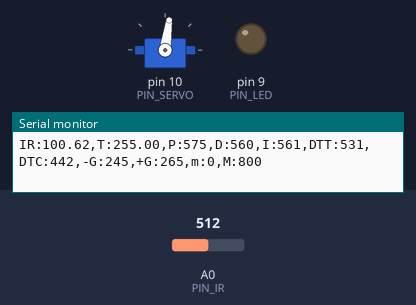
Recording of a sketch running on a simulated Arduino Uno, built with avr-gcc and run on an emulated ATmega328P. Parts: servo, output pins drawn as LEDs (lit = HIGH), the last lines printed to the serial monitor. The test bench sets the inputs (shaded band); at power-on: A0 (PIN_IR) = 512.

Above: at 1.2 s.
1.3 s: A0 (PIN_IR) set to 306
At 1.52 s:
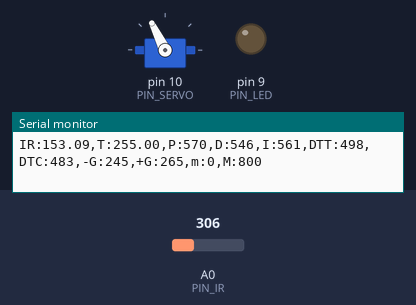
4.3 s: A0 (PIN_IR) set to 420
At 5.5 s:
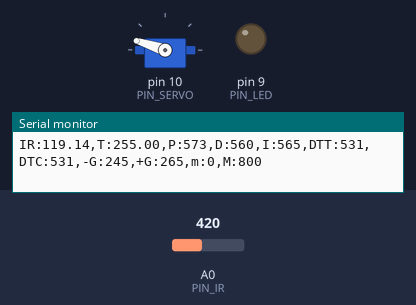
5.8 s: A0 (PIN_IR) set to 122
At 7.3 s:
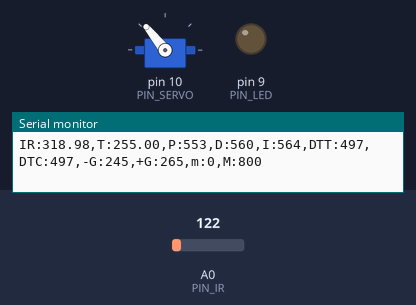
8.8 s: A0 (PIN_IR) set to 0
Timing chart, 0 to 11.6 s (numbered marks = the images above; inputs shaded):
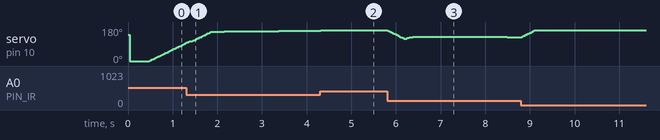

The sketch:

28P14.ino
```cpp
#include <Servo.h>

/////////////////////////////
// Configurable parameters //
/////////////////////////////

// Arduino pin assignment
#define PIN_LED 9                            // [1234] LED를 아두이노의 GPIO 9번 핀에 연결
#define PIN_SERVO 10    //[3152] 서보모터를 아두이노의 10번 핀에 연결
#define PIN_IR A0     //[3158] IR센서를 아두이노의 A0 핀에 연결

// Framework setting
#define _DIST_TARGET 255  //[3166]목표로 하는 탁구공 중심 위치까지 거리255mm로 고정
#define _DIST_MIN 90                       //[3164] 최소 측정 거리 10mm로 고정
#define _DIST_MAX 410   // [3401] 측정 거리의 최댓값를 410mm로 설정

// Distance sensor
#define _DIST_ALPHA 0.2  // [3162] ema 필터의 alpha 값을 0.0으로 설정
#define _KD_ALPHA 0.3
#define DELAY_MICROS 1500

// Servo range
#define _DUTY_MIN 1615   //[3148]  서보의 가동 최소 각도(0)
#define _DUTY_NEU 1915    //[3150] servo neutral position (90 degree)
#define _DUTY_MAX 2215               // [3169] 서보의 최대 가동 각도(180º)

// Servo speed control
#define _SERVO_ANGLE 20   //[3159] 서보의 각도(30º)
//[3150] 레일플레이트가 사용자가 원하는 가동범위를 움직일때, 이를 움직이게 하는 서보모터의 가동범위
#define _SERVO_SPEED 40//[3147]  서보 속도를 30으로 설정

// Event periods
#define _INTERVAL_DIST 20   // [3153] Distance Sensing을 20(ms) 마다 실행한다.
#define _INTERVAL_SERVO 20 // [3401] 서보를 20ms마다 조작하기
#define _INTERVAL_SERIAL 100  // [3151] 시리얼 0.1초 마다 업데이트

// PID parameters
#define _KP 2      // [3158] 비례상수 설정
#define _KD 120
#define _KI 0.0035


//////////////////////
// global variables //
//////////////////////

// Servo instance
Servo myservo;  // [3153] Servo를 제어할 Object를 생성해 준다
// Distance sensor
float dist_target; // location to send the ball
float dist_raw, dist_cali, dist_ema;    //[3160] 실제 거리측정값과 ema필터를 적용한 값을 저장할 변수

// Event periods
unsigned long last_sampling_time_dist, last_sampling_time_servo, last_sampling_time_serial; // [3162] 거리, 서보, 시리얼에 대한 마지막 샘플링 시간을 나타내는 변수
bool event_dist, event_servo, event_serial; // [5283] 거리센서, 서보, 시리얼 모니터의 발생을 지시하는 변수

// Servo speed control
int duty_chg_per_interval;    //[3167] 주기동안 duty 변화량 변수
int duty_target, duty_curr;    // [3157] 서보의 목표위치와 서보에 실제로 입력할 위치

// PID variables
float error_curr, error_prev, control, pterm, dterm, dterm_prev=-1000, iterm; // [3401] 비례 제어를 위한 전에 측정한 오차, 새로 측정한 오차 값, 비례항, 적분항, 미분항 변수
float samples_num = 3;


void setup() {
// initialize GPIO pins for LED and attach servo
  pinMode(PIN_LED, OUTPUT);  // [3155] LED 핀 설정
  myservo.attach(PIN_SERVO);  // [3155] Servo 핀 설정
// initialize global variables
  last_sampling_time_dist = last_sampling_time_servo = last_sampling_time_serial = 0; // [3155] 샘플링 시각 기록 변수 초기화
  event_dist = event_servo = event_serial = false;  // [3155] 이벤트 bool값 초기화
  dist_target = _DIST_TARGET; // [3147] 목표지점 변수 초기화


// move servo to neutral position
  myservo.writeMicroseconds(1980); // [3147] 서보를 중간으로 이동
// initialize serial port
  Serial.begin(57600);                          // [3169] 57600 보드레이트로 아두이노와 통신
// convert angle speed into duty change per interval.
  duty_chg_per_interval = int((_DUTY_MAX - _DUTY_MIN) * (_SERVO_SPEED /  _SERVO_ANGLE) * (float(_INTERVAL_SERVO) / 1000.0));   //[3159] 서보 각속도에 맞추어 센서 인식 간격 변경? [3150] 서보의 각속도를 원하는 Angle로 나누어 interval을 설정한다.

  pterm=dterm=iterm=duty_curr=0;
  iterm=-0.5;
}


void loop() {
/////////////////////
// Event generator // [3155] 설정된 주기마다 이벤트 생성
/////////////////////
  unsigned long time_curr = millis();
  if(time_curr >= last_sampling_time_dist + _INTERVAL_DIST) {
        last_sampling_time_dist += _INTERVAL_DIST;
        event_dist = true;
  }
  if(time_curr >= last_sampling_time_servo + _INTERVAL_SERVO) {
        last_sampling_time_servo += _INTERVAL_SERVO;
        event_servo = true;
  }
  if(time_curr >= last_sampling_time_serial + _INTERVAL_SERIAL) {
        last_sampling_time_serial += _INTERVAL_SERIAL;
        event_serial = true;
  }


////////////////////
// Event handlers //
////////////////////

  if(event_dist) {
    event_dist = false;
  // get a distance reading from the distance sensor
    float dist_filtered = ir_distance_filtered();  // [3157] 적외선 선세로 측정한 값에 필터를 적용한 값

  // PID control logic
    error_curr = _DIST_TARGET - dist_filtered; // [3158] 목표값 에서 현재값을 뺀 값이 오차값
    pterm = _KP*error_curr;
    //dterm = _KD*(error_curr - error_prev);
    dterm = (_KD_ALPHA * _KD*(error_curr - error_prev)) + (1 - _KD_ALPHA) * dterm;
    /*if(abs(error_curr)<1)
    {
      dterm=0;
    }*/
    iterm += _KI*error_curr;
    if(abs(iterm)>100)
      iterm = 100 * (iterm/abs(iterm));
    control = pterm + dterm + iterm;           // [3158] P제어 이기때문에 pterm만 있음

  // duty_target = f(duty_neutral, control)
    duty_target = f(control);

  // keep duty_target value within the range of [_DUTY_MIN, _DUTY_MAX]
    if (duty_target < _DUTY_MIN) {
      duty_target = _DUTY_MIN;  // duty_target < _DUTY_MIN 일 때 duty_target 를 _DUTY_MIN 로 고정
    }
    else if (duty_target > _DUTY_MAX) {
      duty_target = _DUTY_MAX; // duty_target > _DUTY_MAX 일 때 duty_target 를 _DUTY_MAX 로 고정
    }  // [3153] [_DUTY_MIN, _DUTY_MAX] 로 서보의 가동범위를 고정하기 위한 최소한의 안전장치
    //if(abs(error_prev - error_curr) < 70){
    error_prev = error_curr;
    //}
  }

  if(event_servo) {
    event_servo = false; // [3153] servo EventHandler Ticket -> false
    // adjust duty_curr toward duty_target by duty_chg_per_interval
    if(duty_target > duty_curr) {
      duty_curr += duty_chg_per_interval;
      if(duty_curr > duty_target) duty_curr = duty_target;
    }
    else {
      duty_curr -= duty_chg_per_interval;
      if(duty_curr < duty_target) duty_curr = duty_target;
    }       //[3166] 서보가 현재위치에서 목표위치에 도달할 때까지 duty_chg_per_interval값 마다 움직임(duty_curr에 duty_chg_per_interval값 더하고 빼줌)

    // update servo position
    myservo.writeMicroseconds(duty_curr);   //[3166]위에서 바뀐 현재위치 값을 갱신
  }

  if(event_serial) {
    event_serial = false; // [3153] serial EventHandler Ticket -> false
    Serial.print("IR:");
    Serial.print(dist_ema);
    Serial.print(",T:");
    Serial.print(dist_target);
    Serial.print(",P:");
    Serial.print(map(pterm,-1000,1000,510,610));
    Serial.print(",D:");
    Serial.print(map(dterm,-1000,1000,510,610));
    Serial.print(",I:");
    Serial.print(map(iterm,-1000,1000,510,610));
    Serial.print(",DTT:");
    Serial.print(map(duty_target,1000,2000,410,510));
    Serial.print(",DTC:");
    Serial.print(map(duty_curr,1000,2000,410,510));
    Serial.println(",-G:245,+G:265,m:0,M:800");
  }
}

float ir_distance(void){ // return value unit: mm
  float val;
  float volt = float(analogRead(PIN_IR));
  val = ((6762.0/(volt-9.0))-4.0) * 10.0;
  return val;         //[3150] 적외선 센서를 통해 거리를 return시킨다.
}

float under_noise_filter(void){ // 아래로 떨어지는 형태의 스파이크를 제거해주는 필터
  int currReading;
  int largestReading = 0;
  for (int i = 0; i < samples_num; i++) {
    currReading = ir_distance();
    if (currReading > largestReading) { largestReading = currReading; }
    // Delay a short time before taking another reading
    delayMicroseconds(DELAY_MICROS);
  }
  return largestReading;
}

float ir_distance_filtered(void){ // return value unit: mm
  int currReading;
  int lowestReading = 1024;
  for (int i = 0; i < samples_num; i++) {
    currReading = under_noise_filter();
    if (currReading < lowestReading) { lowestReading = currReading; }
  }
  dist_raw = lowestReading;
  dist_cali = dist_calc(dist_raw);
  if(dist_ema <= 0 || dist_ema >= 500){
    dist_ema = dist_cali;
  }
  else{
    dist_ema = (_DIST_ALPHA * dist_cali) + (1 - _DIST_ALPHA) * dist_ema;
  }
  return dist_ema; // for now, just use ir_distance() without noise filter.
}

float dist_calc(float dist_value){
  if(dist_raw<=255){
    return constrain(100 + 100.0 / (255 - 93) * (dist_raw - 93), 100, 200);
  }
  else if(dist_raw<=509){
    return constrain(200 + 110.0 / (509 - 255) * (dist_raw - 255), 200, 310);
  }
  else if(dist_raw<=1000){
    return constrain(310 + 90.0 / (1000 - 509) * (dist_raw - 509), 310, 400);
  }
  else{
    return constrain(400 + 10.0 / (1600 - 1000) * (dist_raw - 838), 400, 410);
  }
}

float f(float control){
  return _DUTY_NEU + control;
}
```

Measured:
- after the input at 4.3 s, servo on pin 10 (PIN_SERVO): 160° → 162° at once
